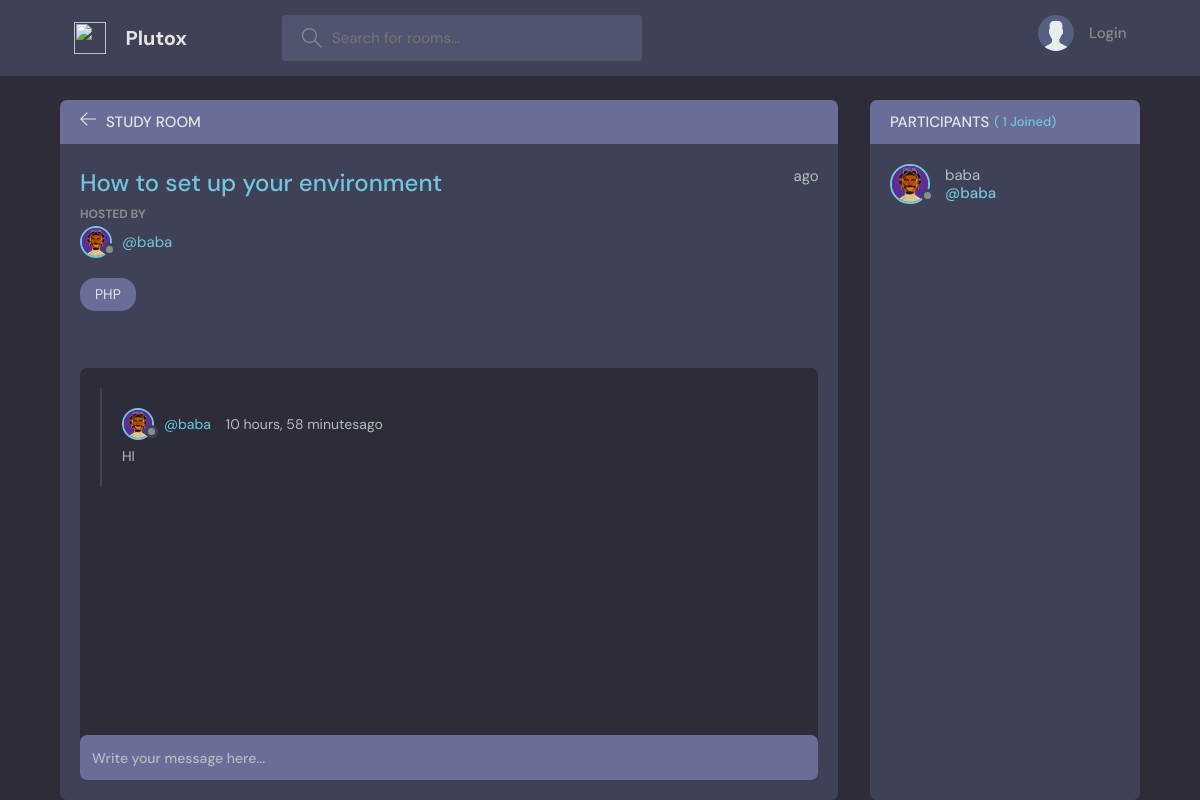
The page /room/1/ on the database its author committed.
### base/models.py (models this page shows, shortened)
class Room(models.Model):
    host = models.ForeignKey(User,on_delete=models.SET_NULL, null=True)
    topic = models.ForeignKey(Topic,on_delete=models.SET_NULL, null=True)
    name = models.CharField(max_length=200)
    description = models.TextField(null=True, blank=True)
    participants = models.ManyToManyField(User, related_name= 'participants')
    updated = models.DateTimeField(auto_now=True)
    created = models.DateTimeField(auto_now_add=True)
    class Meta:
        ordering = ['-updated','-created']

class User(AbstractUser):
    name =models.CharField(max_length=200, null=True)
    email = models.EmailField(unique=True , null=True)
    username = models.CharField(null=True, blank=True, max_length=255)
    bio = models.TextField(null=True)
    avatar =models.ImageField(
        default= 'avatar.svg ' ,
        null=True,
        blank=True,
        validators=[FileExtensionValidator(['jpg', 'png', 'jpeg' , 'svg'])]
    )
    USERNAME_FIELD = 'email'
    REQUIRED_FIELDS = ['username']

class Topic (models.Model):
    name = models.CharField(max_length=200)
    def __str__(self) :
        return self.name

class Message (models.Model):
    user = models.ForeignKey(User, on_delete=models.CASCADE)
    room = models.ForeignKey(Room,on_delete=models.CASCADE)
    body = models.TextField()
    updated = models.DateTimeField(auto_now=True)
    created = models.DateTimeField(auto_now_add=True)
    class Meta:
        ordering = ['-updated','-created']

### base/views.py (the view, shortened to what this page needs)
# urls.py: path('room/<str:pk>/', views.room, name="rooms"),
def room(request, pk):
    room = Room.objects.get(id=pk)
    room_messages = room.message_set.all().order_by('-created')
    participants = room.participants.all()
    context = {
        'room': room,
        'room_messages': room_messages,
        'participants': participants
    }
    return render(request, 'base/room.html', context)

### templates/base/room.html (shortened to what this page needs)
{% extends "main.html" %}
{% block main %}
    <main class="profile-page layout layout--2">
      <div class="container">
        <div class="room">
          <div class="room__top">
            <div class="room__topLeft">
              <a href="{% url "home" %}">
                <svg version="1.1" xmlns="http://www.w3.org/2000/svg" width="32" height="32" viewBox="0 0 32 32">
                  <title>arrow-left</title>
                  <path
                    d="M13.723 2.286l-13.723 13.714 13.719 13.714 1.616-1.611-10.96-10.96h27.625v-2.286h-27.625l10.965-10.965-1.616-1.607z"
                  ></path>
                </svg>
              </a>
              <h3>Study Room</h3>
            </div>
          </div>
          <div class="room__box scroll">
            <div class="room__header scroll">
              <div class="room__info">
                <h3>{{room.name}} </h3>
                <span>{{room.creatted|timesince}} ago</span>
              </div>
              <div class="room__hosted">
                <p>Hosted By</p>
                <a href="{% url "profile" room.host.id %}" class="room__author">
                  <div class="avatar avatar--small">
                    <img src="{{room.host.avatar.url}}" />
                  </div>
                  <span>@{{room.host.username}}</span>
                </a>
              </div>
              <span class="room__topics">{{room.topic}}</span>
            </div>
            <div class="room__conversation">
              <div class="threads scroll">
                {% for message in room_messages %}
                <div class="thread">
                  <div class="thread__top">
                    <div class="thread__author">
                      <a href="{% url "profile"  message.user.id %}" class="thread__authorInfo">
                        <div class="avatar avatar--small">
                          <img src="{{message.user.avatar.url}}" />
                        </div>
                        <span>@{{message.user.username}}</span>
                      </a>
                      <span class="thread__date">{{message.created|timesince}}ago</span>
                    </div>
                  </div>
                  <div class="thread__details">
                    {{ message.body}}
                  </div>
                </div>
                 {% endfor %}
              </div>
            </div>
          </div>
          <div class="room__message">
            <form action="" method="POST">
              <input name="body" placeholder="Write your message here..." /></form>
          </div>
        </div>
        <div class="participants">
          <h3 class="participants__top">Participants <span>( {{participants.count}} Joined)</span></h3>
          <div class="participants__list scroll">
            {% for user in participants %}
            <a href="{% url "profile" user.id %}" class="participant">
              <div class="avatar avatar--medium">
                <img src="{{user.avatar.url}}" />
              </div>
              <p>
                {{user.username}}
                <span>@{{user.username}}</span>
              </p>
            </a>
            {% endfor %}
          </div>
        </div>
      </div>
    </main>
{% endblock main %}

### rows shown on the page
Room: name "How to set up your environment", host.avatar (picture), host.username "baba", topic "PHP"
Message: user.avatar (picture), user.username "baba", created "10 hours, 58 minutes", body "HI"
User: avatar (picture), username "baba"

### other values the page prints
{{ participants.count }} "1"
